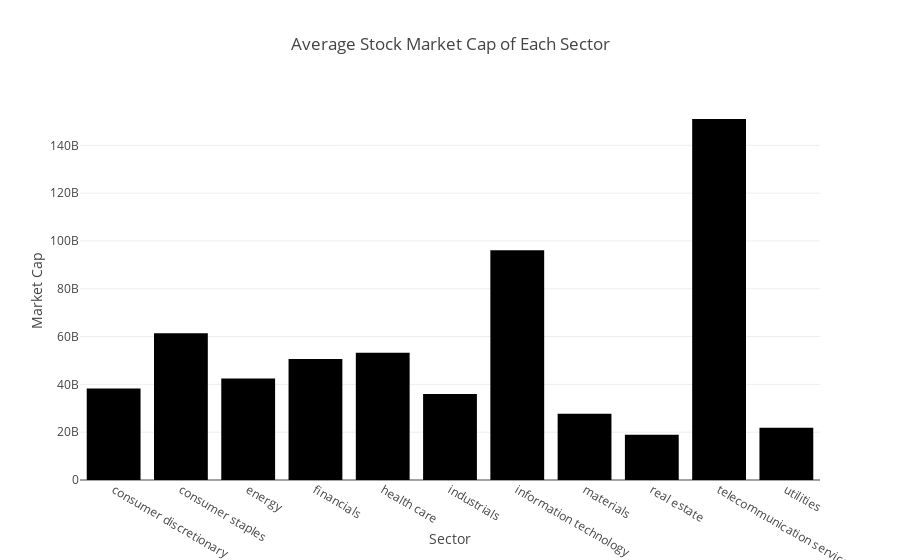

The notebook cell saved with this chart:
### Code cell
#For 2nd chart, I will calculate the average market cap for each sector
#to do this, i will group by sector and then calculate the mean values for each market cap

#for some reason, finding the mean didnt work and gave me a higher number as a result. so resorted 
#to a different method to find the average market cap for each sector. 

#defining the sum() and count() of each market cap so I can divide them to get the average mkt cap.
x = data.groupby('sector')['market cap'].count()
y = data.groupby('sector')['market cap'].sum()

# creating a new merged dataframe for x and y 
mean_market_cap = pd.merge(x, y, left_index=True, right_index=True)
#
mean_market_cap['average_cap'] = mean_market_cap['market cap_y']//mean_market_cap['market cap_x']

avg_cap_fig = px.bar(mean_market_cap, y='average_cap',
                    labels= {'average_cap':'Market Cap', 
                            'sector': 'Sector'},
                    title = 'Average Stock Market Cap of Each Sector')
avg_cap_fig.show()

### Figure 1 — Plotly figure (JSON) as saved in the notebook; plotly's stock layout.template omitted (floating-point values rounded to 4 significant figures)
{"data": [{"alignmentgroup": "True", "hovertemplate": "Sector=%{x}<br>Market Cap=%{y}<extra></extra>", "legendgroup": "", "marker": {"color": "#000001", "pattern": {"shape": ""}}, "name": "", "offsetgroup": "", "orientation": "v", "showlegend": false, "textposition": "auto", "type": "bar", "x": ["consumer discretionary", "consumer staples", "energy", "financials", "health care", "industrials", "information technology", "materials", "real estate", "telecommunication services", "utilities"], "xaxis": "x", "y": [38256699372, 61384599649, 42416053523, 50627198012, 53186213825, 35993151836, 96101740013, 27692010366, 18948959926, 151014247968, 21844022802], "yaxis": "y"}], "layout": {"barmode": "relative", "legend": {"tracegroupgap": 0}, "title": {"text": "Average Stock Market Cap of Each Sector"}, "xaxis": {"anchor": "y", "domain": [0, 1], "title": {"text": "Sector"}}, "yaxis": {"anchor": "x", "domain": [0, 1], "title": {"text": "Market Cap"}}}}
